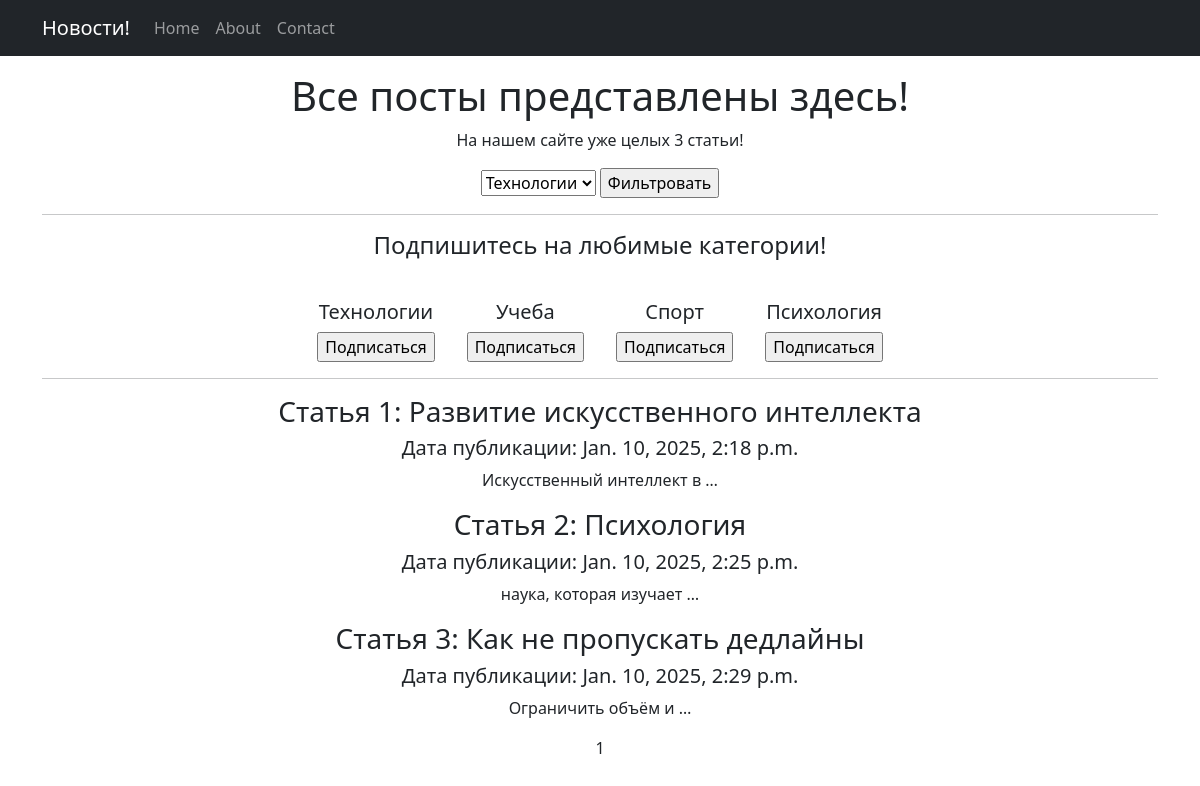
Before: /news/ with the older database file.
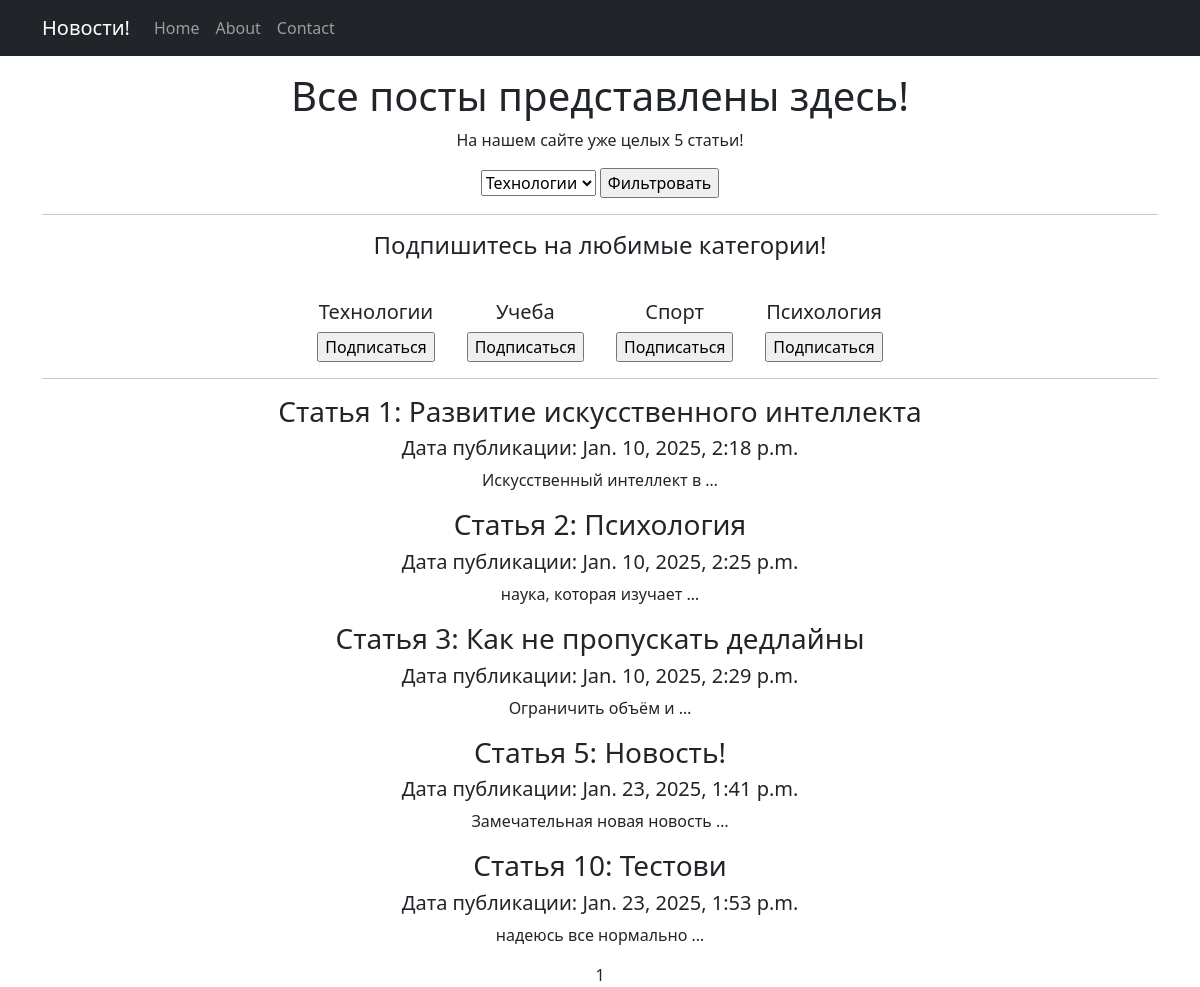
After: the same page with the newer database file.
### portal/models.py (models this page shows, shortened)
class Category(models.Model):
    name = models.CharField(max_length=255, unique=True)
    subscribers = models.ManyToManyField(User, through='Subscriber')

class Post(models.Model):
    author = models.ForeignKey(Author, on_delete=models.CASCADE)
    POST_CHOICES = [
        ('article', 'Статья'),
        ('news', 'Новость'),
    ]
    post_type = models.CharField(max_length=10, choices=POST_CHOICES)
    created_at = models.DateTimeField(auto_now_add=True)
    categories = models.ManyToManyField(Category, through='PostCategory')
    title = models.CharField(max_length=255)
    text = models.TextField()
    rating = models.IntegerField(default=0)

### portal/views.py (the view)
# urls.py: path('', PostList.as_view(), name='post_list'),
class PostList(ListView):
    model = Post
    template_name = 'news.html'
    context_object_name = 'post_list'
    paginate_by = 10
    def get_queryset(self):
        queryset = super().get_queryset()
        self.filterset = PostFilter(self.request.GET, queryset=queryset)
        return self.filterset.qs
    def get_context_data(self, **kwargs):
        context = super().get_context_data(**kwargs)
        context['filterset'] = self.filterset
        context['time_created'] = datetime.utcnow()
        context['all_posts'] = self.get_queryset().count()
        context['categories'] = Category.objects.all()
        return context

### portal/templatetags/custom_filters.py (called while the page is built)
@register.filter()
def censored(text):
    for word in censore:
        text = text.replace(word, word[0] + '*' * (len(word) - 1))
    return text

### templates/news.html (shortened to what this page needs)
{% extends 'flatpages/default.html' %}
{% load custom_filters %}
{% load custom_tags %}
{% block content %}
<div>
  <div class="m-3">
    <h1 class="mt-3">Все посты представлены здесь!</h1>
    <p>На нашем сайте уже целых {{ all_posts }} статьи!</p>
    <form method="get">
      <select name="category">
          {% for category in categories %}
              <option value="{{ category.id }}">{{ category.name }}</option>
          {% endfor %}
      </select>
      <input type="submit" value="Фильтровать" />
    </form>
  </div>
  <hr>
  <h4 class="mt-3">Подпишитесь на любимые категории!</h1>
  <div class="m-3 d-flex justify-content-center">
    {% for category in categories %}
    <div class="mt-4 mx-3 ">
    <h5>{{ category.name }}</h3>
      <form method="post" action="{% url 'subscribe' %}">
          <input type="submit" value="Подписаться">
      </form>
    </div>
    {% endfor %}
  </div>
</div>
<hr>
{% if post_list %}
  {% for post in post_list %}
  <h3>Статья {{ post.id }}: {{ post.title }}</h3>
  <h5>Дата публикации: {{ post.created_at }}</h5>
  <p>{{ post.text|truncatewords:3|censored }}</p>
  {% endfor %}
{% else %}
  <h2>Товаров нет!</h2>
{% endif %}
{{ page_obj.number }}
{% endblock content %}

Changed rows visible on the page:
added Post: id "5", title "Новость!", created_at "Jan. 23, 2025, 1:41 p.m.", text|censored "Замечательная новая новость …"
added Post: id "10", title "Тестови", created_at "Jan. 23, 2025, 1:53 p.m.", text|censored "надеюсь все нормально …"
Other visible differences:
{{ all_posts }}: "3" → "5"
